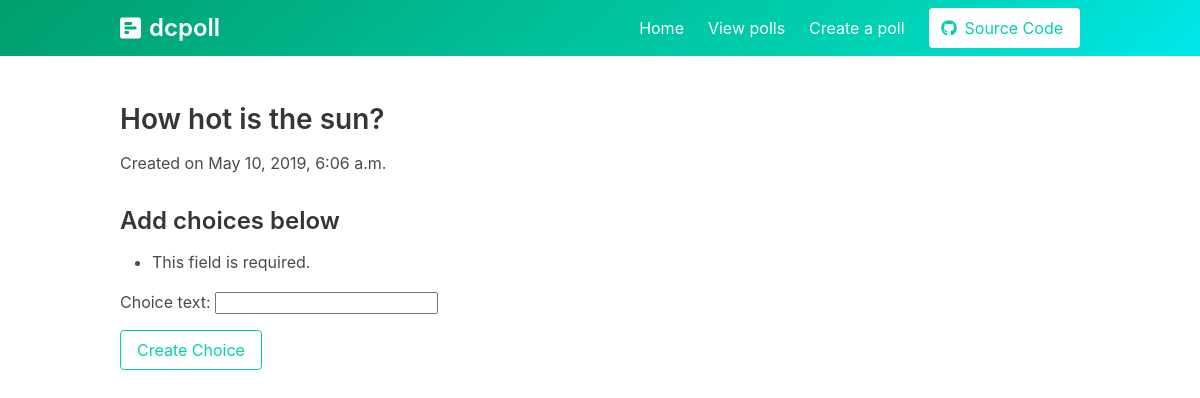
Before: /polls/create-choice/1/ with the older database file.
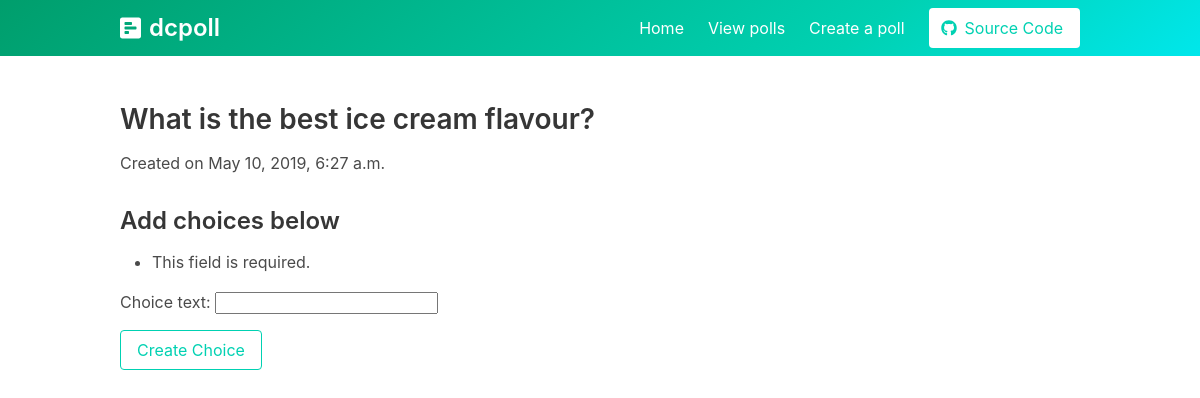
After: the same page with the newer database file.
### polls/models.py (models this page shows, shortened)
class Question(models.Model):
    question_text = models.CharField(max_length=200)
    category = models.CharField(max_length=3,
                                choices=choices,
                                default='Other')
    author = models.CharField(max_length=60, default='Anonymous')
    pub_date = models.DateTimeField(auto_now=True)

### polls/views.py (the view, shortened to what this page needs)
# urls.py: path('polls/create-choice/<int:question_id>/', polls_create_choice, name='polls-create-choice'),
def polls_create_choice(request, question_id):
    form = RawChoiceForm(request.GET)
    errors = None
    question = Question.objects.get(id=question_id)
    context = {'title':'Polls Create Choices','form': form, 'errors':errors, 'question':question}
    return render(request, 'create-choice.html', context)

### polls/forms.py
class RawChoiceForm(forms.Form):
	choice_text = forms.CharField()

### templates/create-choice.html
{% extends 'base.html' %}
{% block content %}
<section class="hero is-primary is-bold">
	{% include 'navbar.html' %}
</section>
<section class="section">
	<section class="container">
		<article class="content">
			<h2>{{ question.question_text }}</h2>
			<p>Created on {{question.pub_date}}</p>
			<h3>Add choices below</h3>
			<form class="form" method='POST'> {% csrf_token %}
				{{ form.as_p }}
				<input class="button is-primary is-outlined" type="submit" value="Create Choice">
			</form>
		</article>
	</section>
</section>
{% endblock content %}

Changed rows visible on the page:
changed Question: question_text "How hot is the sun?" → "What is the best ice cream flavour?"; pub_date "May 10, 2019, 6:06 a.m." → "May 10, 2019, 6:27 a.m."
